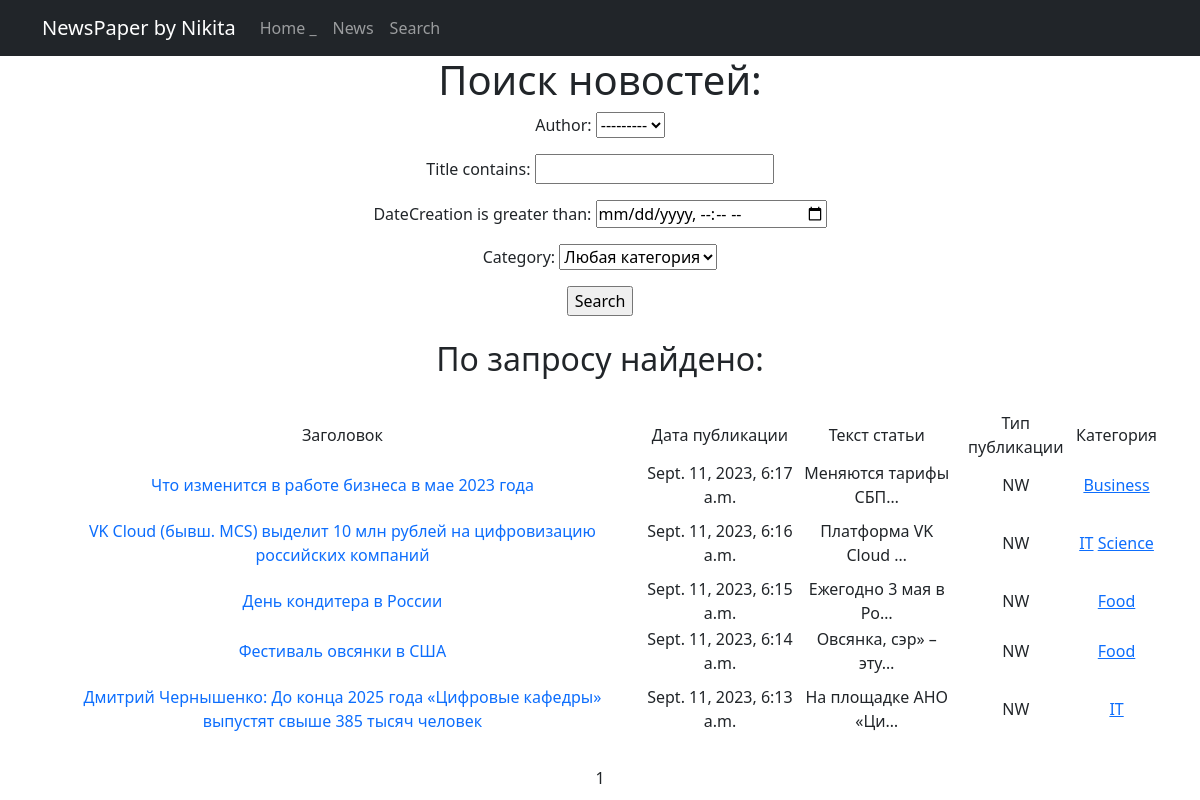
The app's page /news/search/ with its own data.
### newapp/models.py (models this page shows, shortened)
class Post (models.Model):
    author = models.ForeignKey(Author, on_delete=models.CASCADE)
    NEWS = 'NW'
    ARTICLE = 'AR'
    CATEGORY_CHOICES =[
        (NEWS, 'Новость'),
        (ARTICLE, 'Статья'),
    ]
    categoryType = models.CharField(max_length=2, choices=CATEGORY_CHOICES, default=ARTICLE)
    dateCreation = models.DateTimeField(auto_now_add=True)
    postCategory = models.ManyToManyField(Category, through='PostCategory')
    title = models.CharField(max_length=128)
    text = models.TextField()
    rating = models.SmallIntegerField(default=0)

class Category (models.Model):
    name = models.CharField(max_length=64, unique=True)
    subscribers = models.ManyToManyField(User, related_name='categories')
    def __str__(self):
        return self.name

### newapp/views.py (the view)
# urls.py: path('search/', PostSearch.as_view(), name='post_search'),
class PostSearch(ListView):
    model = Post
    ordering = '-dateCreation'
    template_name = 'search.html'
    context_object_name = 'news'
    paginate_by = 10
    def get_queryset(self):
        queryset = super().get_queryset()
        self.filterset = PostFilter(self.request.GET, queryset)
        return self.filterset.qs
    def get_context_data(self, **kwargs):
        context = super().get_context_data(**kwargs)
        context['filterset'] = self.filterset
        return context

### newapp/models.py (called while the page is built)
    def __str__(self):
     return f'{self.authorUser.username}'

### newapp/templatetags/custom_filters.py (called while the page is built)
@register.filter()
def censor(value):
    bad_words = ('редиска', 'морковка','картошка')
    if not isinstance(value, str):
        raise TypeError(f"unresolved type '{type(value)}' expected  type 'str'")
    for word in value.split():
        if word.lower() in bad_words:
            value = value.replace(word, f"{word[0]}{'*' * (len(word) - 2)}{word[-1]}")
    return value

### templates/search.html (shortened to what this page needs)
{% extends 'flatpages/default.html' %}
{% load custom_filters %}
{% load custom_tags %}
{% block content %}
<h1>Поиск новостей:</h1>
   <form action="" method="get">
      {{ filterset.form.as_p }}
       <input type="submit" value="Search" />
   </form>
<br>
    {% if news %}
    <h2>По запросу найдено: </h2>
<br>
               <table>
           <tr>
               <td>Заголовок</td>
               <td>Дата публикации</td>
               <td>Текст статьи</td>
               <td>Тип публикации</td>
               <td>Категория</td>
           </tr>
           {% for post in news %}
           <tr>
               <td><a class="nav-link" href="{% url 'post_detail' post.id %}">{{ post.title }}</a></td>
               <td>{{ post.dateCreation}}</td>
               <td>{{ post.text|truncatechars:20|censor }}</td>
               <td>{{ post.categoryType }}</td>
               <td>
                   {% for Category in post.postCategory.all %}
                   <a href="{%url 'category_list' Category.id %}" >{{ Category.name }}</a>
                   {% endfor %}
               </td>
            </tr>
           {% endfor %}
           {% else %}
       <h2>Статей нет!</h2>
    {% endif %}
       </table>
<br>
   {{ page_obj.number }}
{% endblock content %}

### records on screen
Post: title "Что изменится в работе бизнеса в мае 2023 года", dateCreation "Sept. 11, 2023, 6:17 a.m.", text|censor "Меняются тарифы СБП…", categoryType "NW"
Category: name "Business"
Post: title "VK Cloud (бывш. MCS) выделит 10 млн рублей на цифровизацию российских компаний", dateCreation "Sept. 11, 2023, 6:16 a.m.", text|censor "Платформа VK Cloud …", categoryType "NW"
Category: name "IT"
Category: name "Science"
Post: title "День кондитера в России", dateCreation "Sept. 11, 2023, 6:15 a.m.", text|censor "Ежегодно 3 мая в Ро…", categoryType "NW"
Category: name "Food"
Post: title "Фестиваль овсянки в США", dateCreation "Sept. 11, 2023, 6:14 a.m.", text|censor "Овсянка, сэр» – эту…", categoryType "NW"
Post: title "Дмитрий Чернышенко: До конца 2025 года «Цифровые кафедры» выпустят свыше 385 тысяч человек", dateCreation "Sept. 11, 2023, 6:13 a.m.", text|censor "На площадке АНО «Ци…", categoryType "NW"

### other values on screen
{{ page_obj.number }} "1"
